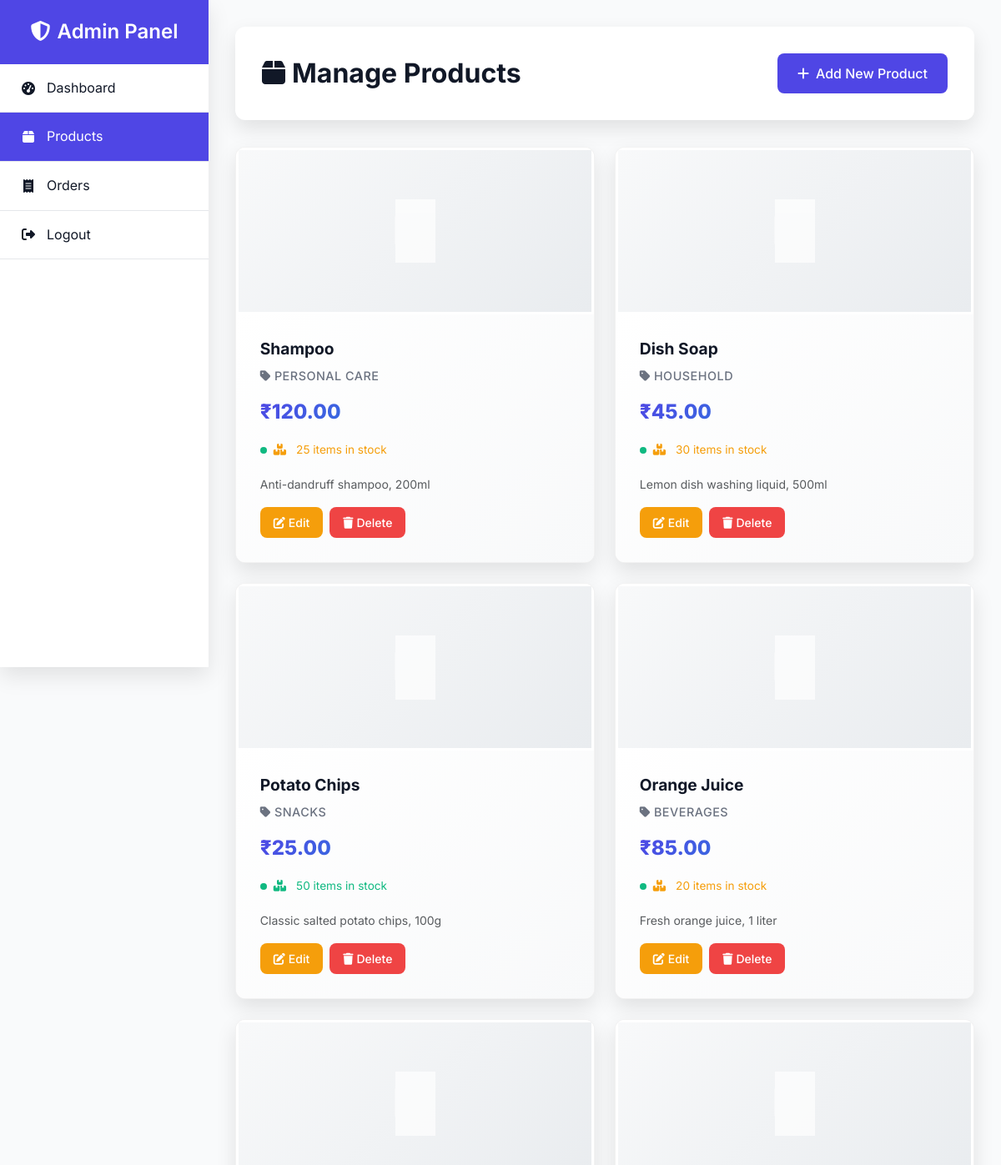
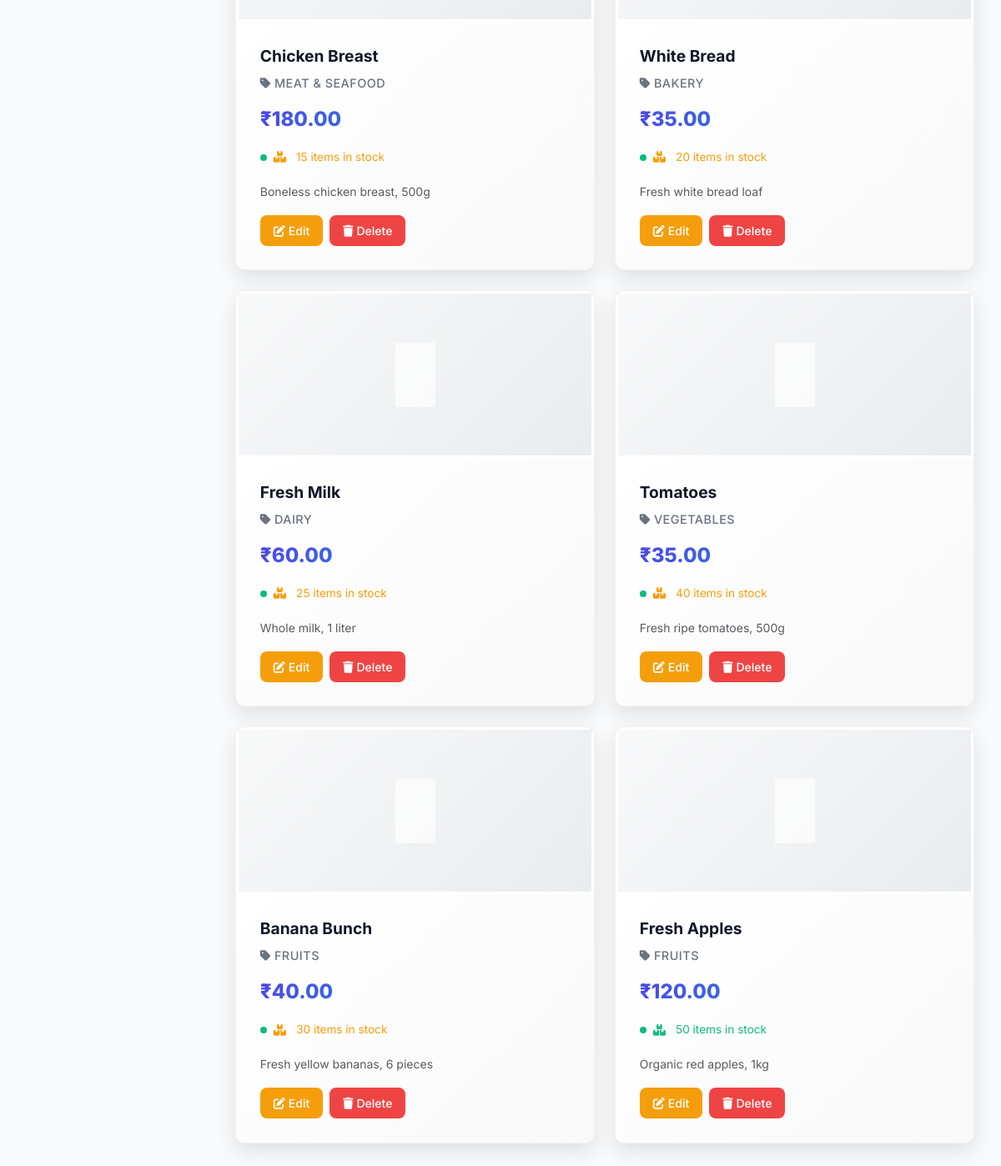
Page /Grocery/admin_products.php (signed in) on the committed database (2 pictures, top to bottom).
### tables this page shows
CREATE TABLE products (
    product_id INT AUTO_INCREMENT PRIMARY KEY,
    product_name VARCHAR(100) NOT NULL,
    category_id INT,
    product_description TEXT,
    price DECIMAL(10,2) NOT NULL,
    cost_price DECIMAL(10,2),
    stock_quantity INT DEFAULT 0,
    min_stock_level INT DEFAULT 5,
    product_image VARCHAR(255),
    barcode VARCHAR(50) UNIQUE,
    unit VARCHAR(20) DEFAULT 'piece',
    weight DECIMAL(10,3),
    brand VARCHAR(50),
    supplier VARCHAR(100),
    expiry_date DATE,
    is_featured BOOLEAN DEFAULT FALSE,
    is_active BOOLEAN DEFAULT TRUE,
    created_at TIMESTAMP DEFAULT CURRENT_TIMESTAMP,
    updated_at TIMESTAMP DEFAULT CURRENT_TIMESTAMP ON UPDATE CURRENT_TIMESTAMP,
    FOREIGN KEY (category_id) REFERENCES categories(category_id) ON DELETE SET NULL,
    INDEX idx_product_name (product_name),
    INDEX idx_category (category_id),
    INDEX idx_price (price)
);

### Grocery/admin_products.php (the view, shortened to what this page needs)
<?php
$columns = [];
$colRes = mysqli_query($conn, "SHOW COLUMNS FROM products");
if ($colRes) { while ($c = mysqli_fetch_assoc($colRes)) { $columns[$c['Field']] = true; } }
$colId = isset($columns['ID']) ? 'ID' : 'product_id';
$colName = isset($columns['Item_name']) ? 'Item_name' : 'product_name';
$colPrice = isset($columns['cost']) ? 'cost' : 'price';
$colStock = isset($columns['no_of_items']) ? 'no_of_items' : 'stock_quantity';
$colImage = isset($columns['product_image']) ? 'product_image' : (isset($columns['image']) ? 'image' : 'image');
$colCategory = isset($columns['catogery']) ? 'catogery' : (isset($columns['category_id']) ? 'category_id' : null);
$colDesc = isset($columns['description']) ? 'description' : (isset($columns['product_description']) ? 'product_description' : null);
$products = [];
$result = mysqli_query($conn, "SELECT * FROM products ORDER BY ".$colId." DESC");
while ($row = mysqli_fetch_assoc($result)) {
    $norm = [];
    $norm['ID'] = $row[$colId];
    $norm['Item_name'] = $row[$colName] ?? '';
    $norm['cost'] = floatval($row[$colPrice] ?? 0);
    $norm['no_of_items'] = intval($row[$colStock] ?? 0);
    $norm['image'] = $row[$colImage] ?? '';
    if ($colCategory === 'catogery') {
        $norm['catogery'] = $row['catogery'] ?? '';
    } elseif ($colCategory === 'category_id') {
        $cid = intval($row['category_id'] ?? 0);
        $catName = '';
        if ($cid) {
            $cr = mysqli_query($conn, "SELECT category_name FROM categories WHERE category_id=$cid LIMIT 1");
            if ($cr && ($crow = mysqli_fetch_assoc($cr))) { $catName = $crow['category_name']; }
        }
        $norm['catogery'] = $catName;
    } else {
        $norm['catogery'] = '';
    }
    $norm['description'] = $row[$colDesc ?: 'description'] ?? '';
    $products[] = $norm;
}
?>
<!DOCTYPE html>
<html lang="en">
<head>
    <link href="https://cdn.jsdelivr.net/npm/bootstrap@5.3.0/dist/css/bootstrap.min.css" rel="stylesheet">
    <link href="https://cdnjs.cloudflare.com/ajax/libs/font-awesome/6.4.0/css/all.min.css" rel="stylesheet">
</head>
<body>
    <div class="sidebar">
        <div class="sidebar-header">
            <h4><i class="fas fa-shield-alt me-2"></i>Admin Panel</h4>
        </div>
        <ul class="sidebar-menu">
            <li><a href="admin_dashboard.php"><i class="fas fa-tachometer-alt"></i> Dashboard</a></li>
            <li><a href="admin_products.php" class="active"><i class="fas fa-box"></i> Products</a></li>
            <li><a href="admin_orders.php"><i class="fas fa-receipt"></i> Orders</a></li>
            <li><a href="logout.php"><i class="fas fa-sign-out-alt"></i> Logout</a></li>
        </ul>
    </div>
    <div class="main-content">
        <div class="page-header">
            <h1 class="page-title">
                <i class="fas fa-box me-2"></i>Manage Products
            </h1>
            <button class="btn btn-primary" data-bs-toggle="modal" data-bs-target="#addProductModal">
                <i class="fas fa-plus me-2"></i>Add New Product
            </button>
        </div>
        <div class="products-grid">
            <?php foreach ($products as $product): ?>
            <div class="product-card">
                <div class="product-image">
                    <?php if (!empty($product['image'])): ?>
                        <img src="<?php echo htmlspecialchars($product['image']); ?>" alt="<?php echo htmlspecialchars($product['Item_name']); ?>" class="img-fluid">
                    <?php else: ?>
                        <div class="placeholder">
                            <i class="fas fa-image"></i>
                        </div>
                    <?php endif; ?>
                </div>
                <div class="product-info">
                    <h3 class="product-title"><?php echo htmlspecialchars($product['Item_name']); ?></h3>
                    <p class="product-category">
                        <i class="fas fa-tag me-1"></i><?php echo htmlspecialchars($product['catogery']); ?>
                    </p>
                    <div class="product-price">₹<?php echo number_format($product['cost'], 2); ?></div>
                    <div class="product-stock <?php
                        echo $product['no_of_items'] < 10 ? 'stock-low' :
                             ($product['no_of_items'] < 50 ? 'stock-medium' : 'stock-high');
                    ?>">
                        <i class="fas fa-boxes me-1"></i><?php echo $product['no_of_items']; ?> items in stock
                    </div>
                    <?php if (!empty($product['description'])): ?>
                    <p class="text-muted small mb-3"><?php echo htmlspecialchars($product['description']); ?></p>
                    <?php endif; ?>
                    <div class="product-actions">
                        <button class="btn btn-warning btn-sm" onclick="editProduct(<?php echo $product['ID']; ?>)">
                            <i class="fas fa-edit me-1"></i>Edit
                        </button>
                        <button class="btn btn-danger btn-sm" onclick="deleteProduct(<?php echo $product['ID']; ?>, '<?php echo addslashes($product['Item_name']); ?>')">
                            <i class="fas fa-trash me-1"></i>Delete
                        </button>
                    </div>
                </div>
            </div>
            <?php endforeach; ?>
        </div>
    </div>
</body>
</html>

### Grocery/admin_products.php (style rules this page uses)
:root { --primary-color: #4f46e5; --primary-hover: #4338ca; --secondary-color: #06b6d4; --success-color: #10b981; --warning-color: #f59e0b; --danger-color: #ef4444; --text-dark: #111827; --text-secondary: #6b7280; --bg-light: #f9fafb; --white: #ffffff; --shadow: 0 10px 25px rgba(0, 0, 0, 0.1); --radius: 12px; }
* { margin: 0; padding: 0; box-sizing: border-box; }
body { font-family: 'Inter', sans-serif; background: var(--bg-light); color: var(--text-dark); line-height: 1.6; }
.sidebar { background: var(--white); box-shadow: var(--shadow); min-height: 100vh; position: fixed; left: 0; top: 0; width: 250px; z-index: 1000; transition: all 0.3s ease; }
.sidebar-header { background: var(--primary-color); color: white; padding: 1.5rem; text-align: center; }
.sidebar-header h4 { margin: 0; font-weight: 600; }
.sidebar-menu { list-style: none; padding: 0; }
.sidebar-menu li { border-bottom: 1px solid #e5e7eb; }
.sidebar-menu a { display: flex; align-items: center; padding: 1rem 1.5rem; color: var(--text-dark); text-decoration: none; transition: all 0.3s ease; }
.sidebar-menu a:hover, .sidebar-menu a.active { background: var(--primary-color); color: white; }
.sidebar-menu i { margin-right: 0.75rem; width: 20px; text-align: center; }
.main-content { margin-left: 250px; padding: 2rem; min-height: 100vh; }
.page-header { background: var(--white); padding: 2rem; border-radius: var(--radius); box-shadow: var(--shadow); margin-bottom: 2rem; display: flex; justify-content: space-between; align-items: center; }
.page-title { font-size: 2rem; font-weight: 700; color: var(--text-dark); margin: 0; }
.btn-primary { background: var(--primary-color); border: none; border-radius: 8px; padding: 0.75rem 1.5rem; font-weight: 500; transition: all 0.3s ease; }
.btn-warning { background: var(--warning-color); border: none; border-radius: 8px; padding: 0.5rem 1rem; font-weight: 500; transition: all 0.3s ease; color: white; }
.btn-danger { background: var(--danger-color); border: none; border-radius: 8px; padding: 0.5rem 1rem; font-weight: 500; transition: all 0.3s ease; }
.products-grid { display: grid; grid-template-columns: repeat(auto-fill, minmax(300px, 1fr)); gap: 1.5rem; }
.product-card { background: var(--white); border-radius: var(--radius); box-shadow: var(--shadow); overflow: hidden; transition: all 0.3s ease; border: 1px solid rgba(0, 0, 0, 0.05); position: relative; }
.product-image { height: 200px; background: linear-gradient(135deg, #f8f9fa 0%, #e9ecef 100%); display: flex; align-items: center; justify-content: center; position: relative; overflow: hidden; border: 3px solid #ffffff; box-shadow: 0 0 0 1px #e0e0e0; }
.product-image .placeholder { color: white; font-size: 3rem; opacity: 0.7; }
.product-info { padding: 1.8rem; background: linear-gradient(135deg, #ffffff 0%, #f8f9fa 100%); position: relative; }
.product-info::before { content: ''; position: absolute; top: 0; left: 0; right: 0; height: 1px; background: linear-gradient(90deg, transparent, var(--primary-light), transparent); opacity: 0.3; }
.product-title { font-size: 1.2rem; font-weight: 700; margin-bottom: 0.5rem; color: var(--text-dark); line-height: 1.3; }
.product-category { color: var(--text-secondary); font-size: 0.9rem; margin-bottom: 0.8rem; text-transform: uppercase; letter-spacing: 0.5px; font-weight: 500; }
.product-price { font-size: 1.5rem; font-weight: 800; color: var(--primary-color); margin-bottom: 1rem; background: linear-gradient(135deg, var(--primary-color), var(--secondary-color)); -webkit-background-clip: text; -webkit-text-fill-color: transparent; background-clip: text; }
.product-stock { font-size: 0.85rem; margin-bottom: 1.2rem; display: flex; align-items: center; gap: 0.5rem; }
.product-stock::before { content: ''; width: 8px; height: 8px; border-radius: 50%; background: var(--success-color); display: inline-block; animation: pulse 2s infinite; }
.stock-medium { color: var(--warning-color); }
.stock-high { color: var(--success-color); }
.product-actions { display: flex; gap: 0.5rem; }

### rows in the picture
products: product_name "Shampoo", catogery "PERSONAL CARE", cost "120.00", stock_quantity "25", product_description "Anti-dandruff shampoo, 200ml"
products: product_name "Dish Soap", catogery "HOUSEHOLD", cost "45.00", stock_quantity "30", product_description "Lemon dish washing liquid, 500ml"
products: product_name "Potato Chips", catogery "SNACKS", cost "25.00", stock_quantity "50", product_description "Classic salted potato chips, 100g"
products: product_name "Orange Juice", catogery "BEVERAGES", cost "85.00", stock_quantity "20", product_description "Fresh orange juice, 1 liter"
products: product_name "Chicken Breast", catogery "MEAT & SEAFOOD", cost "180.00", stock_quantity "15", product_description "Boneless chicken breast, 500g"
products: product_name "White Bread", catogery "BAKERY", cost "35.00", stock_quantity "20", product_description "Fresh white bread loaf"
products: product_name "Fresh Milk", catogery "DAIRY", cost "60.00", stock_quantity "25", product_description "Whole milk, 1 liter"
products: product_name "Tomatoes", catogery "VEGETABLES", cost "35.00", stock_quantity "40", product_description "Fresh ripe tomatoes, 500g"
products: product_name "Banana Bunch", catogery "FRUITS", cost "40.00", stock_quantity "30", product_description "Fresh yellow bananas, 6 pieces"
products: product_name "Fresh Apples", catogery "FRUITS", cost "120.00", stock_quantity "50", product_description "Organic red apples, 1kg"
